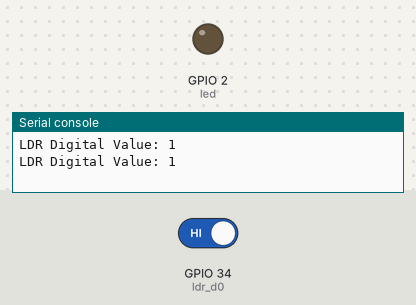
A program run on a simulated ESP32 board running MicroPython. Shown: output pins drawn as LEDs (lit = HIGH), the last lines printed to the serial console. The test bench sets the inputs (shaded band); at power-on: GPIO 34 (ldr_d0) HIGH.

Above: at 1.2 s.
1.3 s: GPIO 34 (ldr_d0) driven LOW
At 3.1 s:
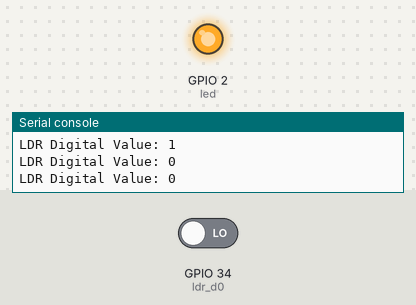
3.5 s: GPIO 34 (ldr_d0) driven HIGH
At 4.6 s:
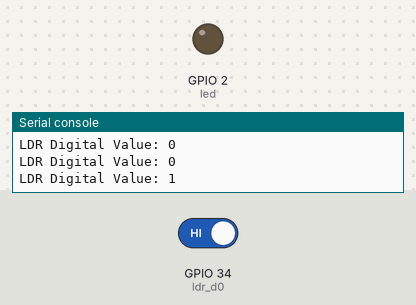
Timing chart, 0 to 6.5 s (numbered marks = the images above; inputs shaded):
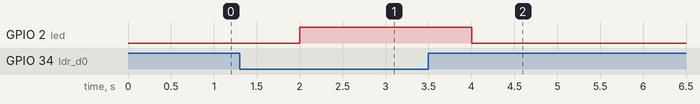

Measured:
- after the input at 1.3 s, GPIO 2 (led): LOW → HIGH after 0.70 s
- after the input at 3.5 s, GPIO 2 (led): HIGH → LOW after 0.50 s

The program:

ldr_led.py
```python
from machine import Pin
import time

ldr_d0 = Pin(34, Pin.IN)


led = Pin(2, Pin.OUT)

while True:
    light_level = ldr_d0.value()
    print("LDR Digital Value:", light_level)

    if light_level == 0:
        led.on()
    else:
        led.off()

    time.sleep(1)

# Connections:
# Connect VCC and GND on LDR to 3.3V and GND on ESP32, respectively. Connect D0 to selected pin on ESP32.
# Connect the LED negative lead (shorter one) to ground on ESP32.
# Connect Resistor between LED positive lead (longer one) and the selected pin.
```
